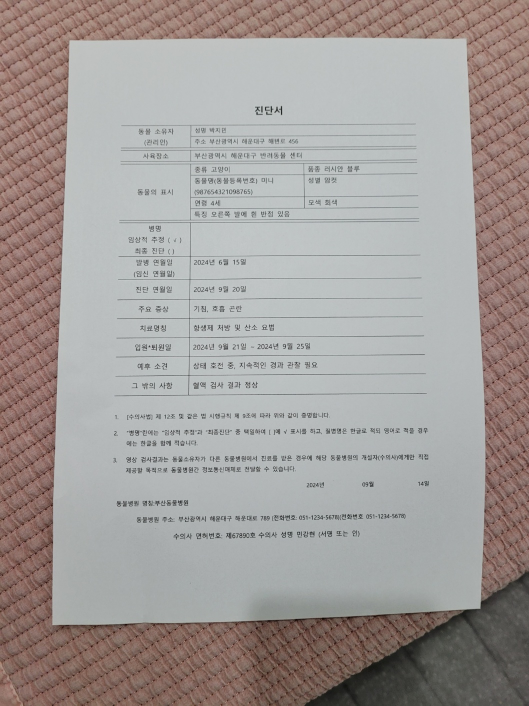
#> input picture data/src/object_data1.jpg, 1058 x 1411 px (shown at 1/2 size)
$ python find_table.py
#> lines starting #> are read from the running program, lines starting #| are printed output that depends on the picture; after the words box and inside, x2 and y2 are one past the last pixel; in counts of white or black regions, pixels touching at a corner belong together

import cv2
import numpy as np
import os
import matplotlib.pyplot as plt


def preprocess_image(image_path, blur_kernel=(5, 5), canny_threshold1=50, canny_threshold2=150):
    """
    이미지를 읽고 전처리 (그레이스케일 변환, 가우시안 블러링, 엣지 검출)

    :param image_path: 입력 이미지 경로
    :param blur_kernel: 가우시안 블러 커널 크기
    :param canny_threshold1: Canny 엣지 검출의 첫 번째 임계값
    :param canny_threshold2: Canny 엣지 검출의 두 번째 임계값
    :return: 원본 이미지, 그레이스케일 이미지, 엣지 이미지
    """
#> called with image_path = 'data/src/object_data1.jpg', blur_kernel = (5, 5), canny_threshold1 = 50, canny_threshold2 = 150
    image = cv2.imread(image_path)
#> image is the input picture: shape (1411, 1058, 3); mean B, G, R 152.9, 155.4, 161.7
    gray = cv2.cvtColor(image, cv2.COLOR_BGR2GRAY)
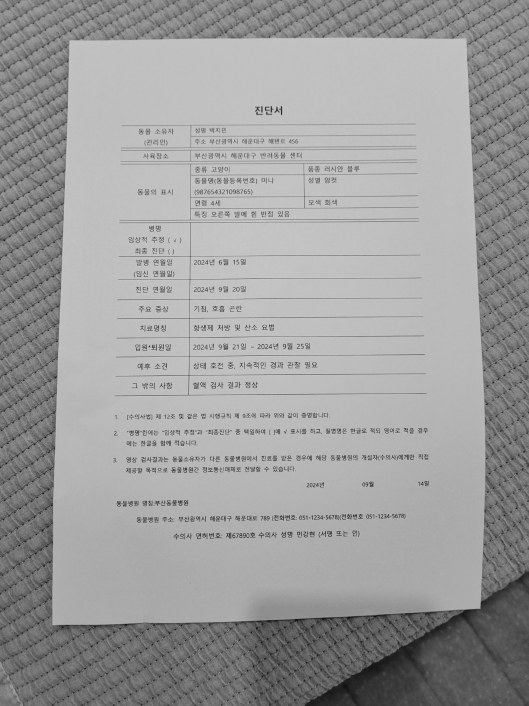
#> gray: shape (1411, 1058) (shown at 1/2 size); min 3, max 214, mean 157
    blurred = cv2.GaussianBlur(gray, blur_kernel, 0)
    edges = cv2.Canny(blurred, canny_threshold1, canny_threshold2)
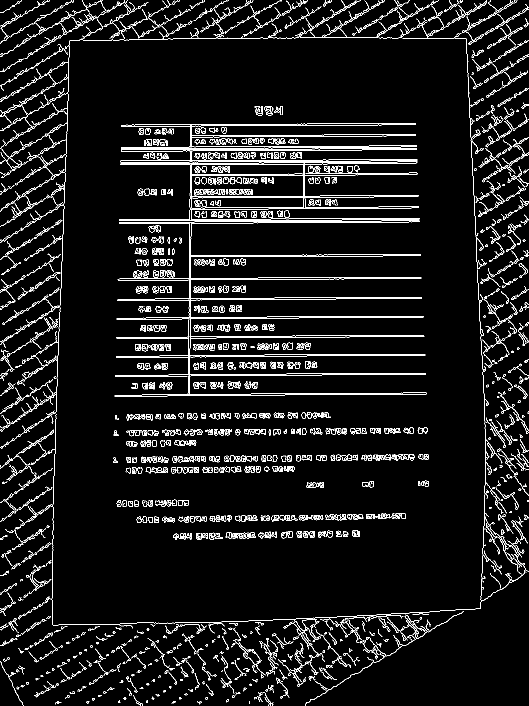
#> edges: shape (1411, 1058) (shown at 1/2 size); 6.3% white in thin lines or dots
    return image, gray, edges


def extract_objects(image, edges, min_width=400, min_height=30, output_dir="extracted_objects"):
    """
    윤곽선을 검출하여 각 객체를 분리하고 이미지를 저장합니다.

    :param image: 원본 이미지
    :param edges: 엣지 이미지
    :param min_width: 최소 객체 너비 (너무 작은 사물 제외)
    :param min_height: 최소 객체 높이 (너무 작은 사물 제외)
    :param output_dir: 추출된 객체 이미지를 저장할 디렉토리 경로
    :return: 경계 상자가 그려진 이미지, 분리된 객체 수
    """
#> called with min_width = 400, min_height = 30, output_dir = 'extracted_objects'
    # 윤곽선 검출
    contours, _ = cv2.findContours(edges, cv2.RETR_EXTERNAL, cv2.CHAIN_APPROX_SIMPLE)
#> contours = 1234 contours, 676 with area under 20; largest, box (x1, y1, x2, y2) and area: (238, 323, 839, 442) 23598, (229, 441, 853, 791) 8924, (242, 246, 834, 298) 4677, (241, 296, 835, 325) 3310, (0, 77, 224, 757) 886

    # 결과 저장을 위한 디렉토리 생성
    if not os.path.exists(output_dir):
        os.makedirs(output_dir)

    object_count = 0
    for contour in contours:
        # 윤곽선의 경계 상자 구하기
        x, y, w, h = cv2.boundingRect(contour)

        # 너무 작은 사물은 제외
        if w < min_width or h < min_height:
            continue

        # 사물의 영역을 자르기
        object_image = image[y:y+h, x:x+w]

        # 분리된 사물 이미지를 파일로 저장
        object_path = os.path.join(output_dir, f"object_{object_count}.jpg")
        cv2.imwrite(object_path, object_image)

        # 원본 이미지에 경계 상자 그리기
        cv2.rectangle(image, (x, y), (x + w, y + h), (0, 255, 0), 2)

        object_count += 1
#> this loop made 1234 passes
#> (x, y, w, h) on passes 1 to 3: (110, 1403, 13, 6), (498, 1402, 2, 6), (394, 1402, 9, 7)
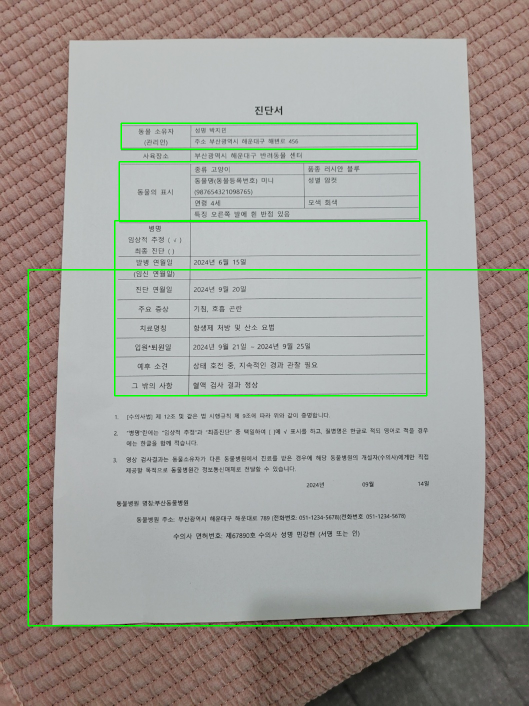
#> image: shape (1411, 1058, 3) (shown at 1/2 size); 1.45% of pixels changed, all inside (x1, y1, x2, y2) = (55, 245, 1058, 1253)
#> after the loop, object_count = 4

    return image, object_count


def display_image(image, title="Image with Detected Objects"):
    """
    이미지를 matplotlib을 이용하여 표시

    :param image: 표시할 이미지
    :param title: 이미지 제목
    """
    plt.figure(figsize=(10, 10))
    plt.imshow(cv2.cvtColor(image, cv2.COLOR_BGR2RGB))
    plt.title(title)
    plt.axis("off")
    plt.show()


def detect_table(image_path, output_dir="extracted_objects", blur_kernel=(5, 5), canny_threshold1=50, canny_threshold2=150, min_width=400, min_height=30):
    """
    객체 추출 파이프라인을 실행합니다.

    :param image_path: 분석할 이미지 경로
    :param output_dir: 추출된 객체 이미지를 저장할 디렉토리 경로
    :param blur_kernel: 가우시안 블러 커널 크기
    :param canny_threshold1: Canny 엣지 검출의 첫 번째 임계값
    :param canny_threshold2: Canny 엣지 검출의 두 번째 임계값
    :param min_width: 최소 객체 너비 (너무 작은 사물 제외)
    :param min_height: 최소 객체 높이 (너무 작은 사물 제외)
    """
    # 1. 이미지 전처리
    image, gray, edges = preprocess_image(image_path, blur_kernel, canny_threshold1, canny_threshold2)

    # 2. 객체 추출 및 이미지 분리
    processed_image, object_count = extract_objects(image, edges, min_width, min_height, output_dir)
#> object_count = 4

    # 3. 결과 이미지 표시
#    display_image(processed_image, title="Detected Objects with Bounding Boxes")

    # 4. 결과 출력
#    print(f"{object_count} 개의 사물이 분리되었습니다. 각 사물 이미지는 '{output_dir}' 폴더에 저장되었습니다.")


if __name__ == "__main__":
    # 사용자 지정 입력 파일 경로
    image_path = "data/src/object_data1.jpg"
    detect_table(image_path)

$ run again, with data/src/object_data2.jpg copied over data/src/object_data1.jpg
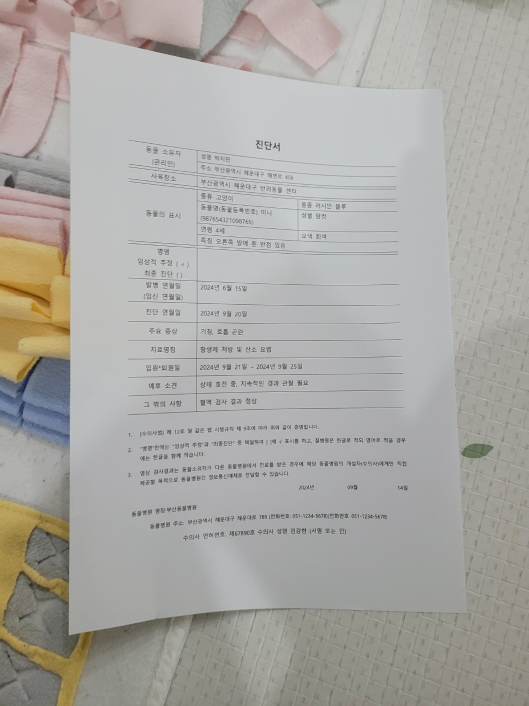
#> input picture data/src/object_data2.jpg, 1058 x 1411 px (shown at 1/2 size)
#> in preprocess_image, image is the input picture: shape (1411, 1058, 3); mean B, G, R 163.5, 167.7, 169.7
#> in preprocess_image, `edges = cv2.Canny(blurred, canny_threshold1, canny_threshold2)`:
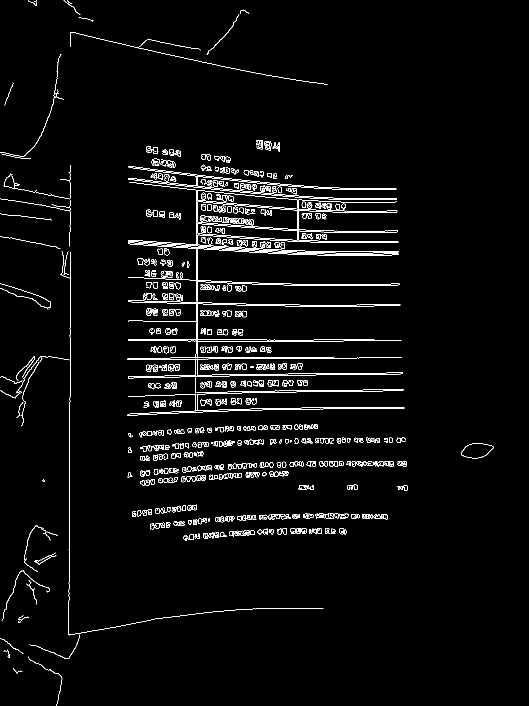
#> edges: shape (1411, 1058) (shown at 1/2 size); 2.9% white in thin lines or dots
#> contours = 543 contours, 267 with area under 20; largest, box (x1, y1, x2, y2) and area: (256, 364, 797, 507) 13382, (256, 485, 801, 678) 1887, (922, 887, 987, 917) 1369, (255, 645, 806, 754) 310, (338, 618, 361, 632) 210
#> the loop in extract_objects, `for contour in contours:` made 543 passes
#> (x, y, w, h) on passes 1 to 3: (98, 1338, 27, 73), (26, 1336, 19, 12), (56, 1313, 42, 28)
#> after the loop in extract_objects, `for contour in contours:`:
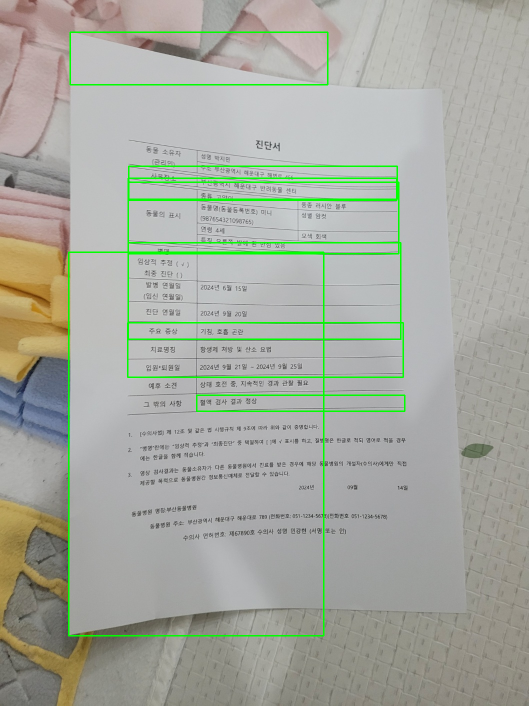
#> image: shape (1411, 1058, 3) (shown at 1/2 size); 2.18% of pixels changed, all inside (x1, y1, x2, y2) = (136, 63, 811, 1273)
#> after the loop in extract_objects, `for contour in contours:`: object_count = 8

$ run again, with data/src/object_data3.jpg copied over data/src/object_data1.jpg
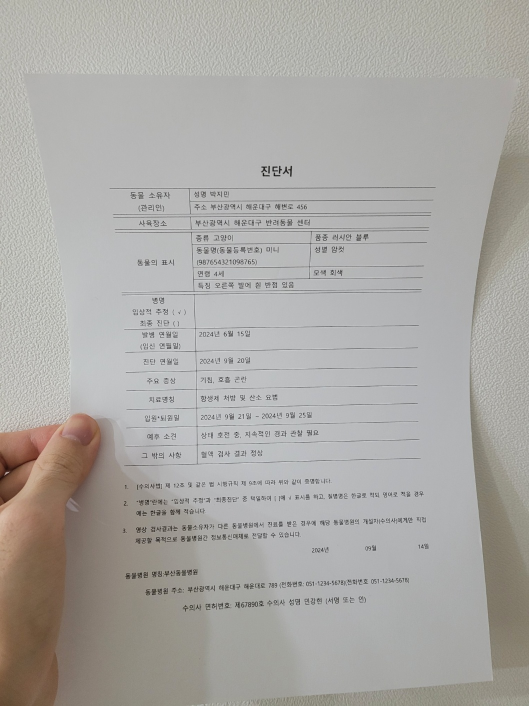
#> input picture data/src/object_data3.jpg, 1058 x 1411 px (shown at 1/2 size)
#> in preprocess_image, image is the input picture: shape (1411, 1058, 3); mean B, G, R 164.3, 168, 170.4
#> in preprocess_image, `edges = cv2.Canny(blurred, canny_threshold1, canny_threshold2)`:
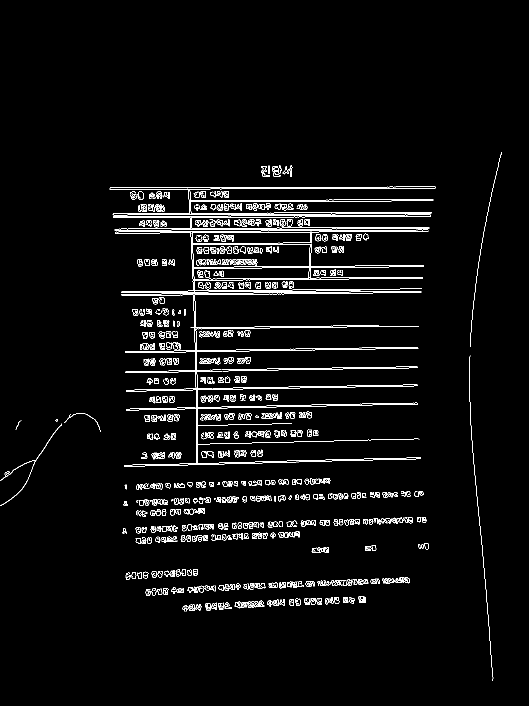
#> edges: shape (1411, 1058) (shown at 1/2 size); 3.2% white in thin lines or dots, all inside (x1, y1, x2, y2) = (0, 304, 1004, 1362)
#> contours = 565 contours, 279 with area under 20; largest, box (x1, y1, x2, y2) and area: (230, 459, 857, 586) 22774, (248, 742, 842, 933) 2269, (243, 582, 843, 743) 1809, (226, 429, 862, 461) 410, (301, 1018, 333, 1032) 232
#> the loop in extract_objects, `for contour in contours:` made 565 passes
#> (x, y, w, h) on passes 1 to 3: (384, 1216, 4, 3), (449, 1214, 15, 4), (365, 1210, 12, 13)
#> after the loop in extract_objects, `for contour in contours:`:
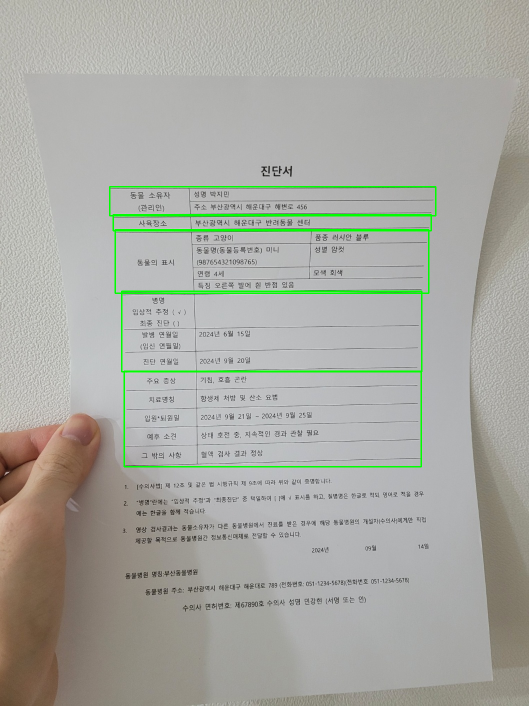
#> image: shape (1411, 1058, 3) (shown at 1/2 size); 1.31% of pixels changed, all inside (x1, y1, x2, y2) = (218, 372, 873, 935)
#> after the loop in extract_objects, `for contour in contours:`: object_count = 5

$ run again, with data/src/object_data4.jpg copied over data/src/object_data1.jpg
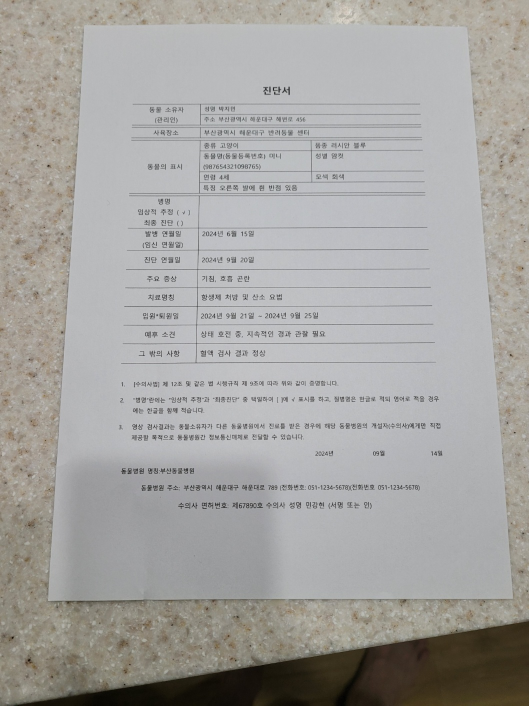
#> input picture data/src/object_data4.jpg, 1058 x 1411 px (shown at 1/2 size)
#> in preprocess_image, image is the input picture: shape (1411, 1058, 3); mean B, G, R 160.6, 163.3, 164.9
#> in preprocess_image, `edges = cv2.Canny(blurred, canny_threshold1, canny_threshold2)`:
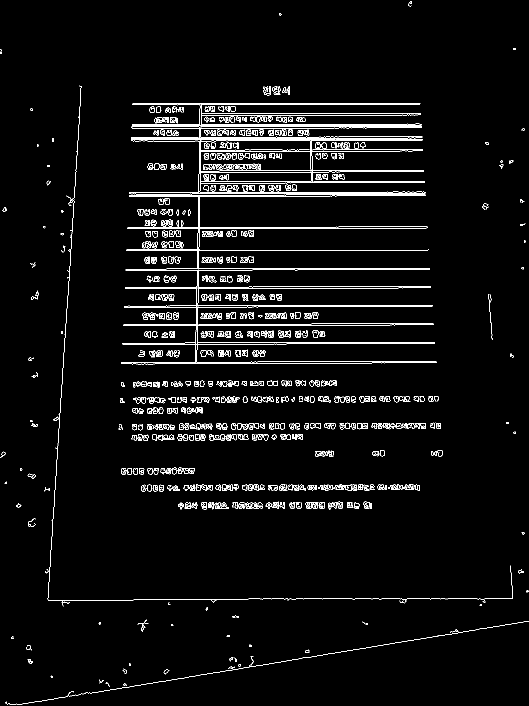
#> edges: shape (1411, 1058) (shown at 1/2 size); 3.6% white in thin lines or dots
#> contours = 634 contours, 335 with area under 20; largest, box (x1, y1, x2, y2) and area: (258, 278, 851, 389) 22750, (242, 388, 873, 729) 9728, (264, 206, 843, 252) 3354, (262, 252, 845, 278) 2700, (611, 1004, 637, 1018) 241
#> the loop in extract_objects, `for contour in contours:` made 634 passes
#> (x, y, w, h) on passes 1 to 3: (10, 1382, 138, 28), (247, 1367, 7, 4), (211, 1364, 9, 9)
#> after the loop in extract_objects, `for contour in contours:`:
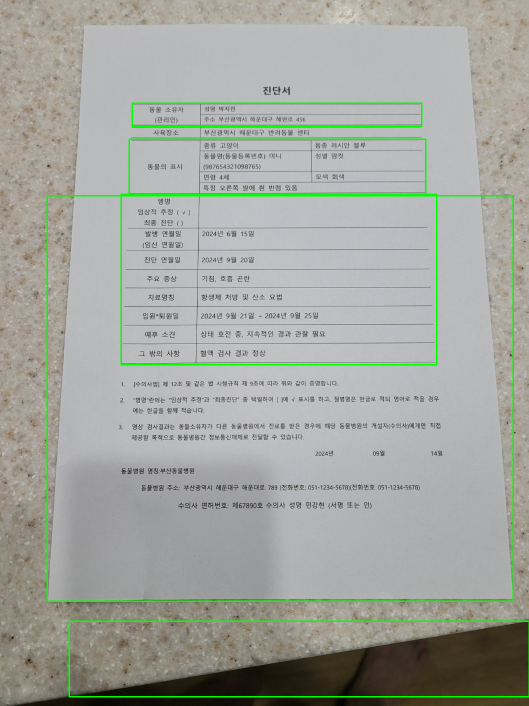
#> image: shape (1411, 1058, 3) (shown at 1/2 size); 1.91% of pixels changed, all inside (x1, y1, x2, y2) = (93, 205, 1058, 1395)
#> after the loop in extract_objects, `for contour in contours:`: object_count = 5
